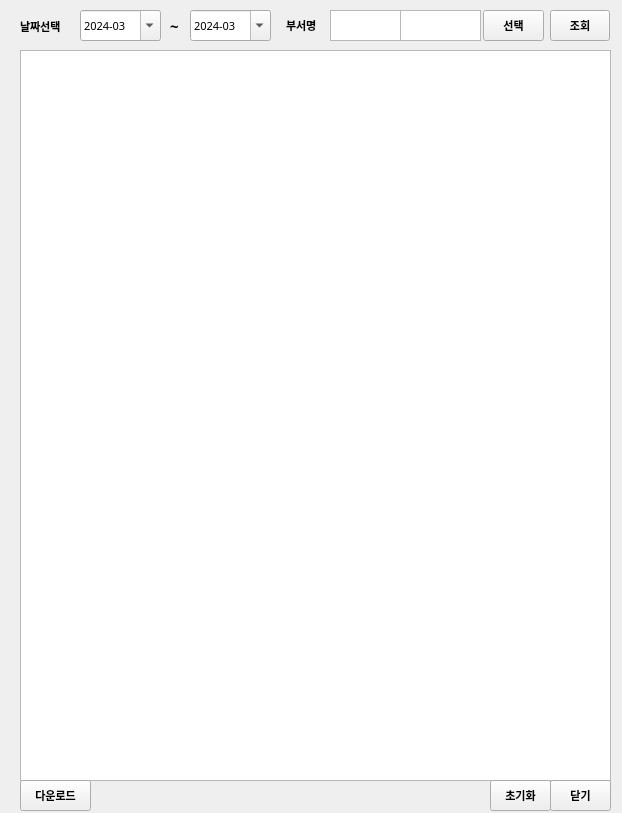
<?xml version="1.0" encoding="UTF-8"?>
<ui version="4.0">
 <class>win_upload_time</class>
 <widget class="QWidget" name="win_upload_time">
  <property name="geometry">
   <rect>
    <x>0</x>
    <y>0</y>
    <width>622</width>
    <height>813</height>
   </rect>
  </property>
  <property name="sizePolicy">
   <sizepolicy hsizetype="Fixed" vsizetype="Fixed">
    <horstretch>1</horstretch>
    <verstretch>1</verstretch>
   </sizepolicy>
  </property>
  <property name="windowTitle">
   <string>Form</string>
  </property>
  <widget class="QPushButton" name="btn_select_dept">
   <property name="geometry">
    <rect>
     <x>483</x>
     <y>10</y>
     <width>61</width>
     <height>31</height>
    </rect>
   </property>
   <property name="font">
    <font>
     <family>Arial</family>
     <pointsize>8</pointsize>
     <weight>75</weight>
     <bold>true</bold>
    </font>
   </property>
   <property name="text">
    <string>선택</string>
   </property>
  </widget>
  <widget class="QPushButton" name="btn_search">
   <property name="geometry">
    <rect>
     <x>550</x>
     <y>10</y>
     <width>60</width>
     <height>31</height>
    </rect>
   </property>
   <property name="font">
    <font>
     <family>Arial</family>
     <pointsize>8</pointsize>
     <weight>75</weight>
     <bold>true</bold>
    </font>
   </property>
   <property name="text">
    <string>조회</string>
   </property>
  </widget>
  <widget class="QLabel" name="lbl_select_file">
   <property name="geometry">
    <rect>
     <x>20</x>
     <y>11</y>
     <width>71</width>
     <height>30</height>
    </rect>
   </property>
   <property name="font">
    <font>
     <family>Arial</family>
     <pointsize>8</pointsize>
     <weight>75</weight>
     <bold>true</bold>
    </font>
   </property>
   <property name="text">
    <string>날짜선택</string>
   </property>
  </widget>
  <widget class="QTableWidget" name="tbl_info">
   <property name="enabled">
    <bool>true</bool>
   </property>
   <property name="geometry">
    <rect>
     <x>20</x>
     <y>50</y>
     <width>591</width>
     <height>731</height>
    </rect>
   </property>
   <property name="sizePolicy">
    <sizepolicy hsizetype="Fixed" vsizetype="Fixed">
     <horstretch>0</horstretch>
     <verstretch>0</verstretch>
    </sizepolicy>
   </property>
   <property name="sizeAdjustPolicy">
    <enum>QAbstractScrollArea::AdjustToContents</enum>
   </property>
   <property name="dragEnabled">
    <bool>true</bool>
   </property>
   <property name="alternatingRowColors">
    <bool>true</bool>
   </property>
   <property name="selectionBehavior">
    <enum>QAbstractItemView::SelectRows</enum>
   </property>
   <property name="textElideMode">
    <enum>Qt::ElideMiddle</enum>
   </property>
   <attribute name="horizontalHeaderCascadingSectionResizes">
    <bool>true</bool>
   </attribute>
   <attribute name="horizontalHeaderShowSortIndicator" stdset="0">
    <bool>true</bool>
   </attribute>
   <attribute name="horizontalHeaderStretchLastSection">
    <bool>true</bool>
   </attribute>
   <attribute name="verticalHeaderCascadingSectionResizes">
    <bool>true</bool>
   </attribute>
   <attribute name="verticalHeaderStretchLastSection">
    <bool>false</bool>
   </attribute>
  </widget>
  <widget class="QPushButton" name="btn_close">
   <property name="geometry">
    <rect>
     <x>550</x>
     <y>780</y>
     <width>61</width>
     <height>31</height>
    </rect>
   </property>
   <property name="font">
    <font>
     <family>Arial</family>
     <pointsize>8</pointsize>
     <weight>75</weight>
     <bold>true</bold>
    </font>
   </property>
   <property name="text">
    <string>닫기</string>
   </property>
  </widget>
  <widget class="QDateEdit" name="from_date">
   <property name="geometry">
    <rect>
     <x>80</x>
     <y>10</y>
     <width>81</width>
     <height>31</height>
    </rect>
   </property>
   <property name="font">
    <font>
     <family>맑은 고딕</family>
     <pointsize>8</pointsize>
     <weight>50</weight>
     <bold>false</bold>
    </font>
   </property>
   <property name="dateTime">
    <datetime>
     <hour>0</hour>
     <minute>0</minute>
     <second>0</second>
     <year>2024</year>
     <month>3</month>
     <day>1</day>
    </datetime>
   </property>
   <property name="displayFormat">
    <string>yyyy-MM</string>
   </property>
   <property name="calendarPopup">
    <bool>true</bool>
   </property>
  </widget>
  <widget class="QLabel" name="lbl_select_file_2">
   <property name="geometry">
    <rect>
     <x>286</x>
     <y>10</y>
     <width>61</width>
     <height>30</height>
    </rect>
   </property>
   <property name="font">
    <font>
     <family>Arial</family>
     <pointsize>8</pointsize>
     <weight>75</weight>
     <bold>true</bold>
    </font>
   </property>
   <property name="text">
    <string>부서명</string>
   </property>
  </widget>
  <widget class="QTextEdit" name="txt_dept_id">
   <property name="geometry">
    <rect>
     <x>330</x>
     <y>10</y>
     <width>71</width>
     <height>31</height>
    </rect>
   </property>
   <property name="font">
    <font>
     <family>맑은 고딕</family>
     <pointsize>10</pointsize>
     <weight>75</weight>
     <bold>true</bold>
    </font>
   </property>
  </widget>
  <widget class="QTextEdit" name="txt_dept_name">
   <property name="geometry">
    <rect>
     <x>400</x>
     <y>10</y>
     <width>81</width>
     <height>31</height>
    </rect>
   </property>
   <property name="font">
    <font>
     <family>맑은 고딕</family>
     <pointsize>10</pointsize>
     <weight>75</weight>
     <bold>true</bold>
    </font>
   </property>
  </widget>
  <widget class="QLabel" name="label">
   <property name="geometry">
    <rect>
     <x>170</x>
     <y>10</y>
     <width>16</width>
     <height>31</height>
    </rect>
   </property>
   <property name="font">
    <font>
     <family>맑은 고딕</family>
     <pointsize>11</pointsize>
     <weight>75</weight>
     <bold>true</bold>
    </font>
   </property>
   <property name="text">
    <string>~</string>
   </property>
  </widget>
  <widget class="QDateEdit" name="to_date">
   <property name="geometry">
    <rect>
     <x>190</x>
     <y>10</y>
     <width>81</width>
     <height>31</height>
    </rect>
   </property>
   <property name="font">
    <font>
     <family>맑은 고딕</family>
     <pointsize>8</pointsize>
     <weight>50</weight>
     <bold>false</bold>
    </font>
   </property>
   <property name="dateTime">
    <datetime>
     <hour>0</hour>
     <minute>0</minute>
     <second>0</second>
     <year>2024</year>
     <month>3</month>
     <day>1</day>
    </datetime>
   </property>
   <property name="displayFormat">
    <string>yyyy-MM</string>
   </property>
   <property name="calendarPopup">
    <bool>true</bool>
   </property>
  </widget>
  <widget class="QPushButton" name="btn_clear">
   <property name="geometry">
    <rect>
     <x>490</x>
     <y>780</y>
     <width>61</width>
     <height>31</height>
    </rect>
   </property>
   <property name="font">
    <font>
     <family>Arial</family>
     <pointsize>8</pointsize>
     <weight>75</weight>
     <bold>true</bold>
    </font>
   </property>
   <property name="text">
    <string>초기화</string>
   </property>
  </widget>
  <widget class="QPushButton" name="btn_download">
   <property name="geometry">
    <rect>
     <x>20</x>
     <y>780</y>
     <width>71</width>
     <height>31</height>
    </rect>
   </property>
   <property name="font">
    <font>
     <family>Arial</family>
     <pointsize>8</pointsize>
     <weight>75</weight>
     <bold>true</bold>
    </font>
   </property>
   <property name="text">
    <string>다운로드</string>
   </property>
  </widget>
 </widget>
 <resources/>
 <connections/>
</ui>
